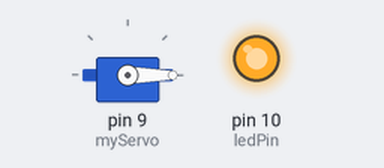
A sketch run on a simulated Arduino Mega 2560, built with avr-gcc and run on an emulated ATmega2560. Shown: servo, output pins drawn as LEDs (lit = HIGH). What the sketch prints to the serial monitor is not drawn.

Above: at 0.1 s.
Timing chart, 0 to 1.6 s (numbered marks = the images above):
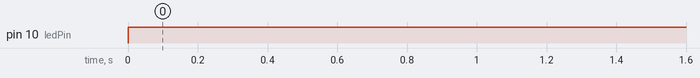

Measured:
- by itself, pin 10 (ledPin): LOW → HIGH at 0.00 s

The sketch:

sketch_jun4b.ino
```cpp
//mega slave
#include <Wire.h>
#include <Servo.h>

const int ledPin = 10;
Servo myServo;        // Create a servo object
int buttonState = 0;  // Variable for storing the received pushbutton status
int potValue = 0;     // Variable for storing the received potentiometer value

void setup() {
  pinMode(ledPin, OUTPUT);

  // Initialize I2C communication as slave
  Wire.begin(8);  // Join I2C bus with address #8
  Wire.onReceive(receiveEvent);  // Register event handler for receiving data

  myServo.attach(9);
  Serial.begin(9600);
}

void loop() {
    if (buttonState == LOW) {
    digitalWrite(ledPin, HIGH);
  } else {
    digitalWrite(ledPin, LOW);
  }

  // Control the servo motor based on potentiometer value
  int servoPos = map(potValue, 0, 1023, 0, 180);
  myServo.write(servoPos);

  // Serial output
  Serial.print("Pot Value: ");
  Serial.print(potValue);
  Serial.print(" Servo Position: ");
  Serial.println(servoPos);

  delay(50);  // A short delay to avoid rapid LED state changes
}

// Function that executes whenever data is received from master
void receiveEvent(int howMany) {
  if (howMany >= 3) {
    buttonState = Wire.read(); // Read the button state
    int highByte = Wire.read(); // Read the high byte of pot value
    int lowByte = Wire.read();  // Read the low byte of pot value
    potValue = (highByte << 8) | lowByte; // Combine high and low bytes

    // Print the received button state and potentiometer value to the Serial Monitor
    Serial.print("Received Button State: ");
    Serial.print(buttonState);
    Serial.print(" Pot Value: ");
    Serial.println(potValue);
  }
}
```
